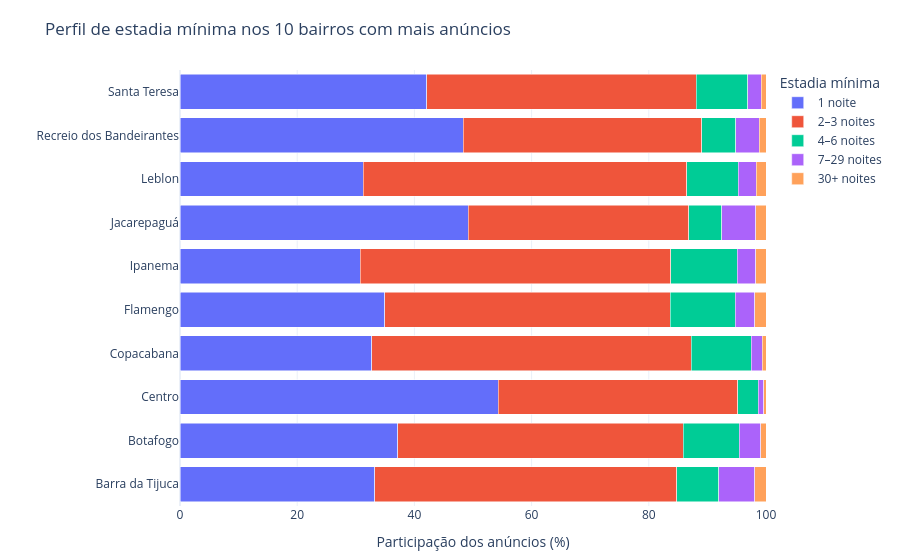

Notebook source saved alongside this figure:
### Markdown cell above
### Gráfico 3 — *Perfil de estadia mínima nos 10 bairros com mais anúncios*

**Justificativa do tipo:** *Foi utilizado um gráfico de barras horizontais 100% empilhadas porque a pergunta envolve comparar a composição das políticas de estadia mínima entre bairros. Como cada barra representa 100% dos anúncios de um bairro, é possível comparar diretamente a participação relativa das diferentes faixas de permanência, independentemente da quantidade total de anúncios em cada região.*  
**Decisões de tratamento:** *A variável minimum_nights foi agrupada nas faixas 1 noite, 2–3 noites, 4–6 noites, 7–29 noites e 30 ou mais noites. O agrupamento foi adotado porque a variável apresenta forte assimetria e valores extremos de até 730 noites, tornando a comparação direta dos valores individuais pouco informativa. Foram novamente considerados os 10 bairros com maior oferta.*

### Code cell
# Preparação
df_min = df[
    df["neighbourhood_cleansed"].isin(top_bairros)
    & df["minimum_nights"].notna()
].copy()

df_min["perfil_estadia"] = pd.cut(
    df_min["minimum_nights"],
    bins=[0, 1, 3, 6, 29, float("inf")],
    labels=[
        "1 noite",
        "2–3 noites",
        "4–6 noites",
        "7–29 noites",
        "30+ noites"
    ]
)

perfil_bairro = (
    df_min
    .groupby(
        ["neighbourhood_cleansed", "perfil_estadia"],
        observed=True
    )
    .size()
    .reset_index(name="quantidade")
)

perfil_bairro["percentual"] = (
    perfil_bairro.groupby("neighbourhood_cleansed")["quantidade"]
    .transform(lambda x: x / x.sum() * 100)
)

fig3 = px.bar(
    perfil_bairro,
    y="neighbourhood_cleansed",
    x="percentual",
    color="perfil_estadia",
    orientation="h",
    barmode="stack",
    labels={
        "neighbourhood_cleansed": "Bairro",
        "percentual": "Participação dos anúncios (%)",
        "perfil_estadia": "Estadia mínima"
    },
    title="Perfil de estadia mínima nos 10 bairros com mais anúncios"
)

fig3.update_layout(
    template="plotly_white",
    xaxis_title="Participação dos anúncios (%)",
    yaxis_title="",
    legend_title="Estadia mínima",
    xaxis=dict(range=[0, 100]),
    margin=dict(l=20, r=20, t=70, b=40)
)

fig3.show()

### Figure 1 — Plotly figure (JSON) as saved in the notebook; plotly's stock layout.template omitted (floating-point values rounded to 4 significant figures)
{"data": [{"hovertemplate": "Estadia mínima=1 noite<br>Participação dos anúncios (%)=%{x}<br>Bairro=%{y}<extra></extra>", "legendgroup": "1 noite", "marker": {"color": "#636efa", "pattern": {"shape": ""}}, "name": "1 noite", "orientation": "h", "showlegend": true, "textposition": "auto", "type": "bar", "x": [33.25, 37.14, 54.29, 32.73, 34.98, 30.79, 49.16, 31.23, 48.36, 42.08], "xaxis": "x", "y": ["Barra da Tijuca", "Botafogo", "Centro", "Copacabana", "Flamengo", "Ipanema", "Jacarepaguá", "Leblon", "Recreio dos Bandeirantes", "Santa Teresa"], "yaxis": "y"}, {"hovertemplate": "Estadia mínima=2–3 noites<br>Participação dos anúncios (%)=%{x}<br>Bairro=%{y}<extra></extra>", "legendgroup": "2–3 noites", "marker": {"color": "#EF553B", "pattern": {"shape": ""}}, "name": "2–3 noites", "orientation": "h", "showlegend": true, "textposition": "auto", "type": "bar", "x": [51.5, 48.71, 40.88, 54.52, 48.64, 52.99, 37.65, 55.26, 40.69, 46.0], "xaxis": "x", "y": ["Barra da Tijuca", "Botafogo", "Centro", "Copacabana", "Flamengo", "Ipanema", "Jacarepaguá", "Leblon", "Recreio dos Bandeirantes", "Santa Teresa"], "yaxis": "y"}, {"hovertemplate": "Estadia mínima=4–6 noites<br>Participação dos anúncios (%)=%{x}<br>Bairro=%{y}<extra></extra>", "legendgroup": "4–6 noites", "marker": {"color": "#00cc96", "pattern": {"shape": ""}}, "name": "4–6 noites", "orientation": "h", "showlegend": true, "textposition": "auto", "type": "bar", "x": [7.183, 9.608, 3.49, 10.2, 11.14, 11.33, 5.604, 8.766, 5.813, 8.808], "xaxis": "x", "y": ["Barra da Tijuca", "Botafogo", "Centro", "Copacabana", "Flamengo", "Ipanema", "Jacarepaguá", "Leblon", "Recreio dos Bandeirantes", "Santa Teresa"], "yaxis": "y"}, {"hovertemplate": "Estadia mínima=7–29 noites<br>Participação dos anúncios (%)=%{x}<br>Bairro=%{y}<extra></extra>", "legendgroup": "7–29 noites", "marker": {"color": "#ab63fa", "pattern": {"shape": ""}}, "name": "7–29 noites", "orientation": "h", "showlegend": true, "textposition": "auto", "type": "bar", "x": [6.145, 3.681, 0.9712, 1.876, 3.295, 3.158, 5.858, 3.073, 3.956, 2.303], "xaxis": "x", "y": ["Barra da Tijuca", "Botafogo", "Centro", "Copacabana", "Flamengo", "Ipanema", "Jacarepaguá", "Leblon", "Recreio dos Bandeirantes", "Santa Teresa"], "yaxis": "y"}, {"hovertemplate": "Estadia mínima=30+ noites<br>Participação dos anúncios (%)=%{x}<br>Bairro=%{y}<extra></extra>", "legendgroup": "30+ noites", "marker": {"color": "#FFA15A", "pattern": {"shape": ""}}, "name": "30+ noites", "orientation": "h", "showlegend": true, "textposition": "auto", "type": "bar", "x": [1.915, 0.8604, 0.3642, 0.672, 1.938, 1.732, 1.732, 1.662, 1.171, 0.806], "xaxis": "x", "y": ["Barra da Tijuca", "Botafogo", "Centro", "Copacabana", "Flamengo", "Ipanema", "Jacarepaguá", "Leblon", "Recreio dos Bandeirantes", "Santa Teresa"], "yaxis": "y"}], "layout": {"barmode": "stack", "legend": {"title": {"text": "Estadia mínima"}, "tracegroupgap": 0}, "margin": {"b": 40, "l": 20, "r": 20, "t": 70}, "title": {"text": "Perfil de estadia mínima nos 10 bairros com mais anúncios"}, "xaxis": {"anchor": "y", "domain": [0, 1], "range": [0, 100], "title": {"text": "Participação dos anúncios (%)"}}, "yaxis": {"anchor": "x", "domain": [0, 1], "title": {"text": ""}}}}
